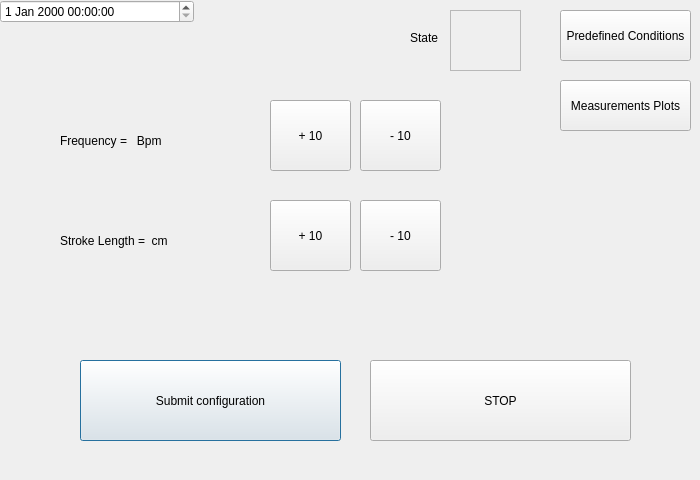
<?xml version="1.0" encoding="UTF-8"?>
<ui version="4.0">
 <class>Dialog</class>
 <widget class="QDialog" name="Dialog">
  <property name="geometry">
   <rect>
    <x>0</x>
    <y>0</y>
    <width>700</width>
    <height>480</height>
   </rect>
  </property>
  <property name="windowTitle">
   <string>Dialog</string>
  </property>
  <widget class="QPushButton" name="submitButton">
   <property name="geometry">
    <rect>
     <x>80</x>
     <y>360</y>
     <width>261</width>
     <height>81</height>
    </rect>
   </property>
   <property name="text">
    <string>Submit configuration</string>
   </property>
  </widget>
  <widget class="QPushButton" name="stopButton">
   <property name="geometry">
    <rect>
     <x>370</x>
     <y>360</y>
     <width>261</width>
     <height>81</height>
    </rect>
   </property>
   <property name="text">
    <string>STOP</string>
   </property>
  </widget>
  <widget class="QDateTimeEdit" name="dateTimeEdit">
   <property name="geometry">
    <rect>
     <x>0</x>
     <y>0</y>
     <width>194</width>
     <height>23</height>
    </rect>
   </property>
  </widget>
  <widget class="QToolButton" name="predefinedConditionsButton">
   <property name="geometry">
    <rect>
     <x>560</x>
     <y>10</y>
     <width>131</width>
     <height>51</height>
    </rect>
   </property>
   <property name="text">
    <string>Predefined Conditions</string>
   </property>
  </widget>
  <widget class="QPushButton" name="increaseButton">
   <property name="geometry">
    <rect>
     <x>270</x>
     <y>100</y>
     <width>81</width>
     <height>71</height>
    </rect>
   </property>
   <property name="text">
    <string>+ 10</string>
   </property>
  </widget>
  <widget class="QPushButton" name="decreaseButton">
   <property name="geometry">
    <rect>
     <x>360</x>
     <y>100</y>
     <width>81</width>
     <height>71</height>
    </rect>
   </property>
   <property name="text">
    <string>- 10</string>
   </property>
  </widget>
  <widget class="QFrame" name="stateFrame">
   <property name="geometry">
    <rect>
     <x>450</x>
     <y>10</y>
     <width>71</width>
     <height>61</height>
    </rect>
   </property>
   <property name="frameShape">
    <enum>QFrame::Shape::StyledPanel</enum>
   </property>
   <property name="frameShadow">
    <enum>QFrame::Shadow::Raised</enum>
   </property>
  </widget>
  <widget class="QLabel" name="stateLabel">
   <property name="geometry">
    <rect>
     <x>410</x>
     <y>30</y>
     <width>49</width>
     <height>16</height>
    </rect>
   </property>
   <property name="text">
    <string>State</string>
   </property>
  </widget>
  <widget class="QLabel" name="frequencyLabel">
   <property name="geometry">
    <rect>
     <x>60</x>
     <y>120</y>
     <width>121</width>
     <height>41</height>
    </rect>
   </property>
   <property name="text">
    <string>Frequency =   Bpm </string>
   </property>
  </widget>
  <widget class="QLabel" name="StrokeLabel">
   <property name="geometry">
    <rect>
     <x>60</x>
     <y>220</y>
     <width>121</width>
     <height>41</height>
    </rect>
   </property>
   <property name="text">
    <string>Stroke Length =  cm</string>
   </property>
  </widget>
  <widget class="QPushButton" name="increaseButton_2">
   <property name="geometry">
    <rect>
     <x>270</x>
     <y>200</y>
     <width>81</width>
     <height>71</height>
    </rect>
   </property>
   <property name="text">
    <string>+ 10</string>
   </property>
  </widget>
  <widget class="QPushButton" name="decreaseButton_2">
   <property name="geometry">
    <rect>
     <x>360</x>
     <y>200</y>
     <width>81</width>
     <height>71</height>
    </rect>
   </property>
   <property name="text">
    <string>- 10</string>
   </property>
  </widget>
  <widget class="QToolButton" name="measurementsPlotsButton">
   <property name="geometry">
    <rect>
     <x>560</x>
     <y>80</y>
     <width>131</width>
     <height>51</height>
    </rect>
   </property>
   <property name="text">
    <string>Measurements Plots</string>
   </property>
  </widget>
 </widget>
 <resources/>
 <connections/>
</ui>
